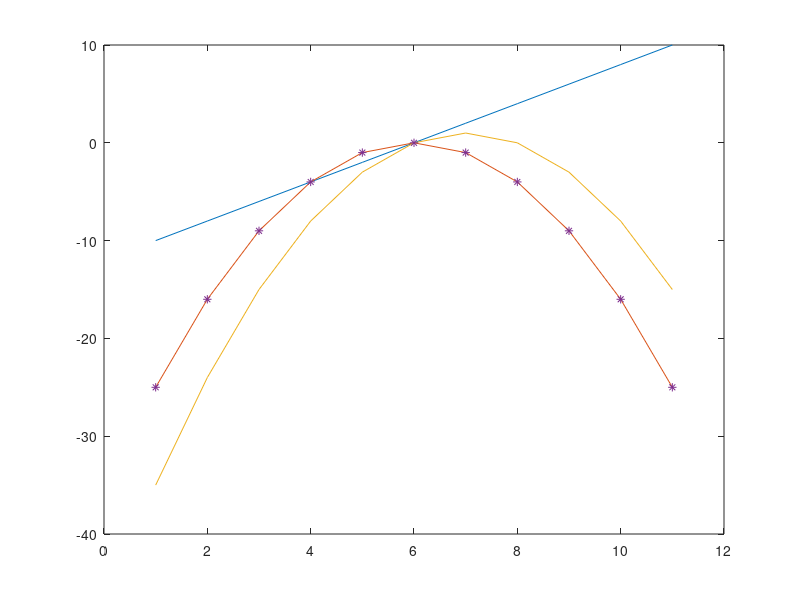

Here is the MATLAB script that generated this plot:

sig = [-25 -16 -9 -4 -1 0 -1 -4 -9 -16 -25];
trend = [0 2 4 6 8 10 12 14 16 18 20]-10;
sum = sig + trend;


plot(trend)
hold on
plot(sig)
hold on
plot(sum)
hold on
plot(detrend(sum)-max(detrend(sum)), '*')